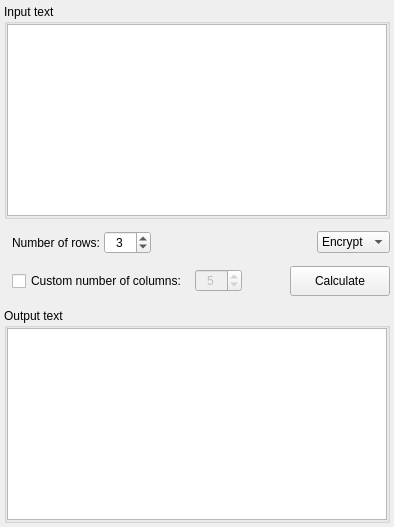
          <widget class="QWidget" name="page_2">
           <layout class="QVBoxLayout" name="verticalLayout_10">
            <property name="spacing">
             <number>12</number>
            </property>
            <property name="leftMargin">
             <number>4</number>
            </property>
            <property name="topMargin">
             <number>4</number>
            </property>
            <property name="rightMargin">
             <number>4</number>
            </property>
            <property name="bottomMargin">
             <number>4</number>
            </property>
            <item>
             <widget class="QGroupBox" name="page_2_group_box_input">
              <property name="title">
               <string>Input text</string>
              </property>
              <layout class="QVBoxLayout" name="verticalLayout_9">
               <property name="spacing">
                <number>0</number>
               </property>
               <property name="leftMargin">
                <number>0</number>
               </property>
               <property name="topMargin">
                <number>0</number>
               </property>
               <property name="rightMargin">
                <number>0</number>
               </property>
               <property name="bottomMargin">
                <number>0</number>
               </property>
               <item>
                <widget class="QTextEdit" name="page_2_text_edit_input"/>
               </item>
              </layout>
             </widget>
            </item>
            <item>
             <layout class="QHBoxLayout" name="page_2_horizontal_layout_rows">
              <property name="spacing">
               <number>4</number>
              </property>
              <property name="leftMargin">
               <number>8</number>
              </property>
              <property name="topMargin">
               <number>0</number>
              </property>
              <property name="rightMargin">
               <number>0</number>
              </property>
              <property name="bottomMargin">
               <number>0</number>
              </property>
              <item>
               <widget class="QLabel" name="page_2_label_rows">
                <property name="text">
                 <string>Number of rows:</string>
                </property>
               </widget>
              </item>
              <item>
               <widget class="QSpinBox" name="page_2_spin_box_rows">
                <property name="frame">
                 <bool>true</bool>
                </property>
                <property name="alignment">
                 <set>Qt::AlignCenter</set>
                </property>
                <property name="minimum">
                 <number>1</number>
                </property>
                <property name="maximum">
                 <number>999</number>
                </property>
                <property name="value">
                 <number>3</number>
                </property>
               </widget>
              </item>
              <item>
               <spacer name="page_2_horizontal_spacer_1">
                <property name="orientation">
                 <enum>Qt::Horizontal</enum>
                </property>
                <property name="sizeHint" stdset="0">
                 <size>
                  <width>40</width>
                  <height>20</height>
                 </size>
                </property>
               </spacer>
              </item>
              <item>
               <widget class="QComboBox" name="page_2_combo_box_type">
                <property name="sizePolicy">
                 <sizepolicy hsizetype="Fixed" vsizetype="Fixed">
                  <horstretch>0</horstretch>
                  <verstretch>0</verstretch>
                 </sizepolicy>
                </property>
                <property name="maximumSize">
                 <size>
                  <width>16777215</width>
                  <height>16777215</height>
                 </size>
                </property>
                <property name="frame">
                 <bool>true</bool>
                </property>
                <item>
                 <property name="text">
                  <string>Encrypt</string>
                 </property>
                </item>
                <item>
                 <property name="text">
                  <string>Decrypt</string>
                 </property>
                </item>
               </widget>
              </item>
             </layout>
            </item>
            <item>
             <layout class="QHBoxLayout" name="page_2_horizontal_layout_columns">
              <property name="spacing">
               <number>8</number>
              </property>
              <property name="leftMargin">
               <number>8</number>
              </property>
              <item>
               <widget class="QCheckBox" name="page_2_check_box_columns">
                <property name="sizePolicy">
                 <sizepolicy hsizetype="Fixed" vsizetype="Fixed">
                  <horstretch>0</horstretch>
                  <verstretch>0</verstretch>
                 </sizepolicy>
                </property>
                <property name="layoutDirection">
                 <enum>Qt::LeftToRight</enum>
                </property>
                <property name="styleSheet">
                 <string notr="true"/>
                </property>
                <property name="text">
                 <string>Custom number of columns:</string>
                </property>
                <property name="autoExclusive">
                 <bool>false</bool>
                </property>
                <property name="tristate">
                 <bool>false</bool>
                </property>
               </widget>
              </item>
              <item>
               <widget class="QSpinBox" name="page_2_spin_box_columns">
                <property name="enabled">
                 <bool>false</bool>
                </property>
                <property name="sizePolicy">
                 <sizepolicy hsizetype="Fixed" vsizetype="Fixed">
                  <horstretch>0</horstretch>
                  <verstretch>0</verstretch>
                 </sizepolicy>
                </property>
                <property name="alignment">
                 <set>Qt::AlignCenter</set>
                </property>
                <property name="readOnly">
                 <bool>false</bool>
                </property>
                <property name="accelerated">
                 <bool>false</bool>
                </property>
                <property name="minimum">
                 <number>1</number>
                </property>
                <property name="maximum">
                 <number>999</number>
                </property>
                <property name="value">
                 <number>5</number>
                </property>
               </widget>
              </item>
              <item>
               <spacer name="page_2_horizontal_spacer_2">
                <property name="orientation">
                 <enum>Qt::Horizontal</enum>
                </property>
                <property name="sizeHint" stdset="0">
                 <size>
                  <width>40</width>
                  <height>20</height>
                 </size>
                </property>
               </spacer>
              </item>
              <item>
               <widget class="QPushButton" name="page_2_button_calc">
                <property name="sizePolicy">
                 <sizepolicy hsizetype="Fixed" vsizetype="Fixed">
                  <horstretch>0</horstretch>
                  <verstretch>0</verstretch>
                 </sizepolicy>
                </property>
                <property name="minimumSize">
                 <size>
                  <width>100</width>
                  <height>30</height>
                 </size>
                </property>
                <property name="text">
                 <string>Calculate</string>
                </property>
               </widget>
              </item>
             </layout>
            </item>
            <item>
             <widget class="QGroupBox" name="page_2_group_box_output">
              <property name="title">
               <string>Output text</string>
              </property>
              <layout class="QVBoxLayout" name="verticalLayout_8">
               <property name="spacing">
                <number>0</number>
               </property>
               <property name="leftMargin">
                <number>0</number>
               </property>
               <property name="topMargin">
                <number>0</number>
               </property>
               <property name="rightMargin">
                <number>0</number>
               </property>
               <property name="bottomMargin">
                <number>0</number>
               </property>
               <item>
                <widget class="QTextEdit" name="page_2_text_edit_output">
                 <property name="readOnly">
                  <bool>true</bool>
                 </property>
                </widget>
               </item>
              </layout>
             </widget>
            </item>
           </layout>
          </widget>
